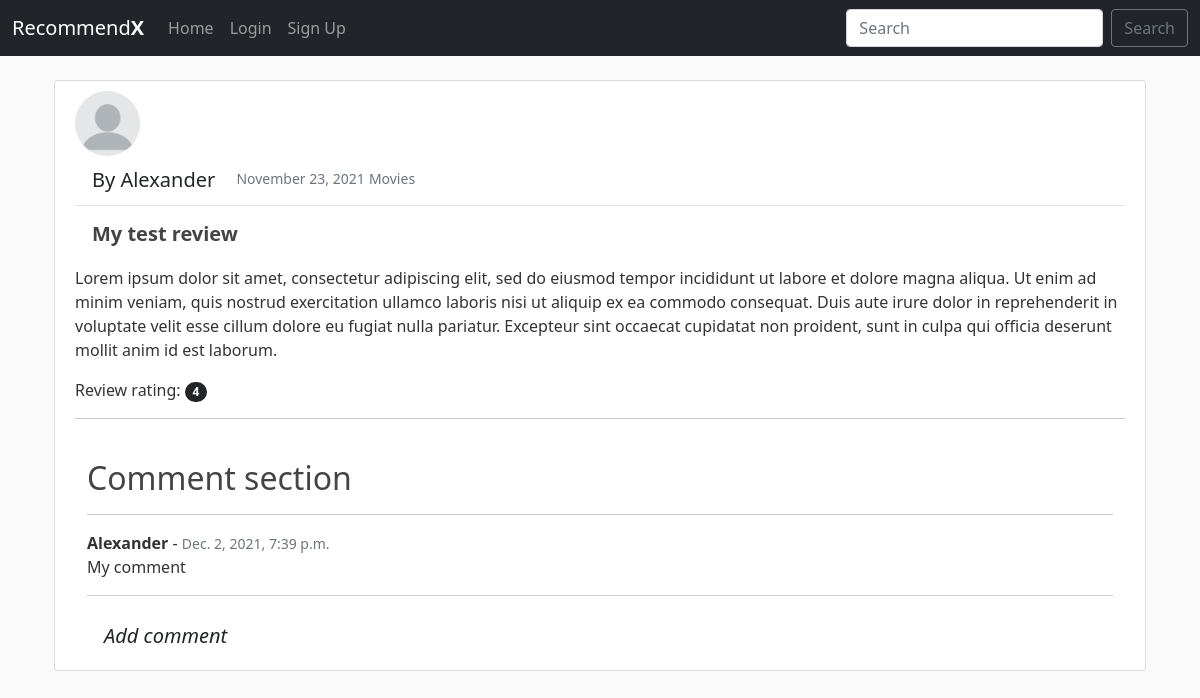
Page /review/1/ on the committed database.
### main/models.py (models this page shows, shortened)
class Review(models.Model):
    title = models.CharField(max_length=50)
    category = models.CharField(max_length=50, default='Movies')
    publisher = models.ForeignKey(User, on_delete = models.CASCADE)
    content = models.TextField(max_length=6000, blank=True)
    date = models.DateTimeField(auto_now_add=True)
    rating = models.PositiveSmallIntegerField(choices=RATING_CHOISES, blank=True, default=0)
    likes = models.ManyToManyField(User, related_name='review_name')
    def total_likes(self):
        return self.likes.count()

class Comment(models.Model):
    review = models.ForeignKey(Review, related_name='comments', on_delete = models.CASCADE)
    name = models.ForeignKey(User, on_delete = models.CASCADE)
    content = models.TextField()
    date_added = models.DateTimeField(auto_now_add=True)
    class Meta:
        ordering = ['date_added']

### main/views.py (the view)
# urls.py: path('review/<int:pk>/', ReviewDetailView.as_view(), name = 'review-detail'),
class ReviewDetailView(DetailView):
    model = Review
    template_name = 'main/review_detail.html'
    def get_context_data(self, *args, **kwargs):
        context = super(ReviewDetailView, self).get_context_data()
        review = get_object_or_404(Review, id=self.kwargs['pk'])
        total_likes = review.total_likes()
        context['total_likes'] = total_likes
        return context

### main/templates/main/review_detail.html (shortened to what this page needs)
{% extends 'main/base.html' %}
{% block content %}
<br>
<div class="container">
    <article class="media content-section">
        <img class="rounded-circle article-img" src="{{ object.publisher.profile.image.url }}" onerror="if (this.src != 'default.png') this.src = '../media/default.png'">
        <div class="media-body">
        <div class="article-metadata">
            <a class="mr-2 btn btn-lg" href="{% url 'user-reviews' object.publisher.username %}">By {{review.publisher}}</a>
            <small class="text-muted">{{review.date|date:"F d, Y"}}</small>
            <small class="text-muted">{{review.category}}</small>
        </div>
        <h1 class="btn btn-lg article-title"><strong>{{object.title}}</strong></h1>
        <p class="article-content">{{review.content}}</p>
        <p class="article-content">Review rating: <span class="badge rounded-pill bg-dark">{{review.rating}}</span></p>
        </div>
        <hr>
        <br>
        <div class="container">
            <h2 class="article-title">Comment section</h2>
            {% if not review.comments.all %}
                <p>There are no comments yet</p>
            {% else %}
            {% for comment in review.comments.all %}
                <hr>
                <strong>{{ comment.name }}</strong> - <small class="text-muted">{{ comment.date_added }}</small>
                <br>
                {{ comment.content }}
            {% endfor %}
            {% endif %}
            <hr>
            <a class="btn btn-lg" href="{% url 'add-comment' review.pk %}"><em>Add comment</em></a>
        </div>
    </article>
</div>
<br>
{% endblock %}

### main/static/main/main.css (style rules this page uses)
body { background: #fafafa; color: #333333; margin-top: 0; }
h1, h2, h3, h4, h5, h6 { color: #444444; }
.content-section { background: #ffffff; padding: 10px 20px; border: 1px solid #dddddd; border-radius: 3px; margin-bottom: 20px; }
.article-title { color: #444444; }
.article-content { white-space: pre-line; }
.article-img { height: 65px; width: 65px; object-fit: cover; margin-right: 16px; }
.article-metadata { padding-bottom: 1px; margin-bottom: 4px; border-bottom: 1px solid #e3e3e3 }

### rows in the picture
Review: publisher "Alexander", date "November 23, 2021", category "Movies", title "My test review", content "Lorem ipsum dolor sit amet, consectetur adipiscing elit, sed do eiusmod tempor incididunt ut labore et dolore magna aliqua. Ut enim ad minim veniam, quis nostrud exercitation ullamco laboris nisi ut aliquip ex ea commodo consequat. Duis aute irure dolor in reprehenderit in voluptate velit esse cillum dolore eu fugiat nulla pariatur. Excepteur sint occaecat cupidatat non proident, sunt in culpa qui officia deserunt mollit anim id est laborum.", rating "4"
Comment: name "Alexander", date_added "Dec. 2, 2021, 7:39 p.m.", content "My comment"
